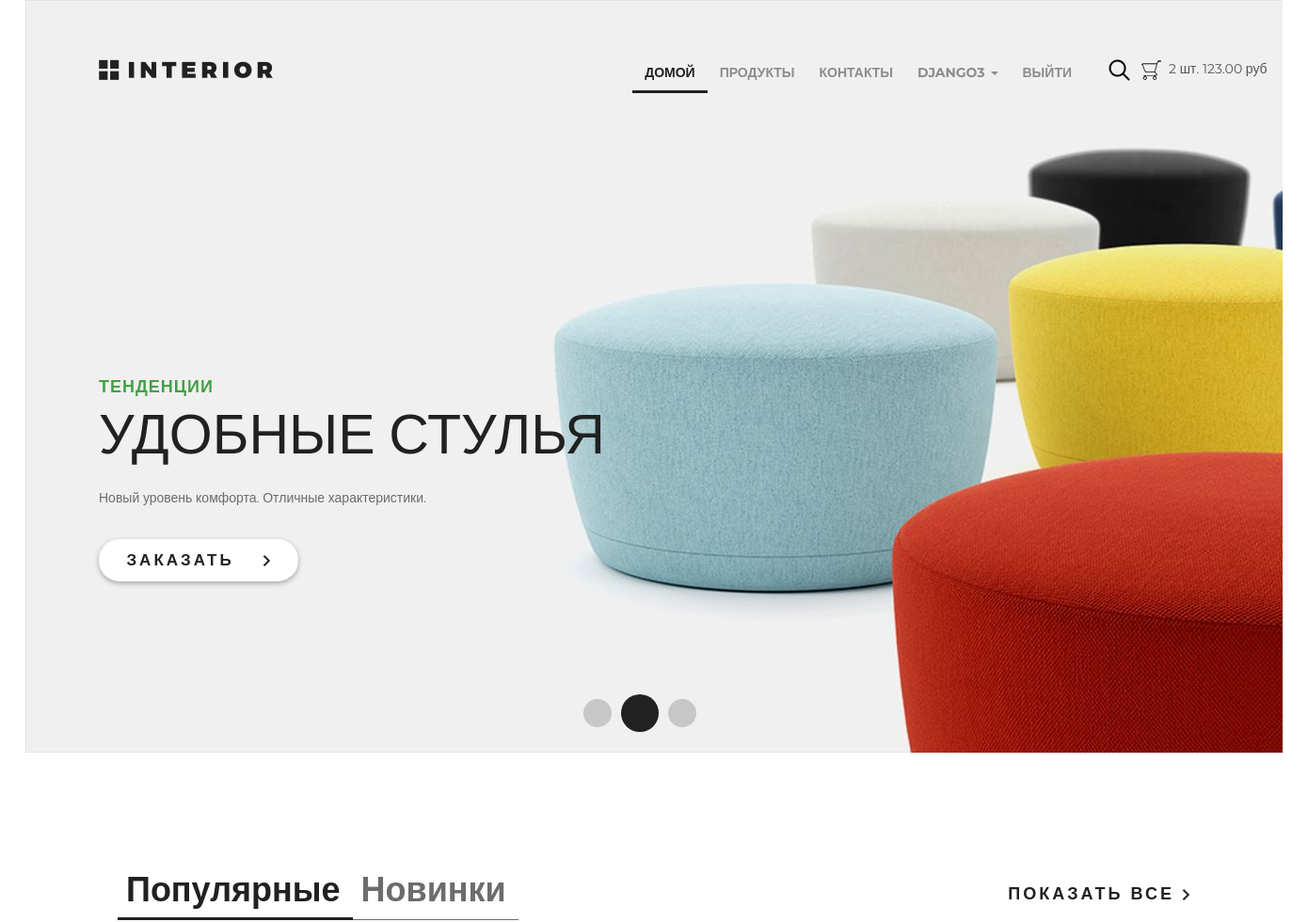
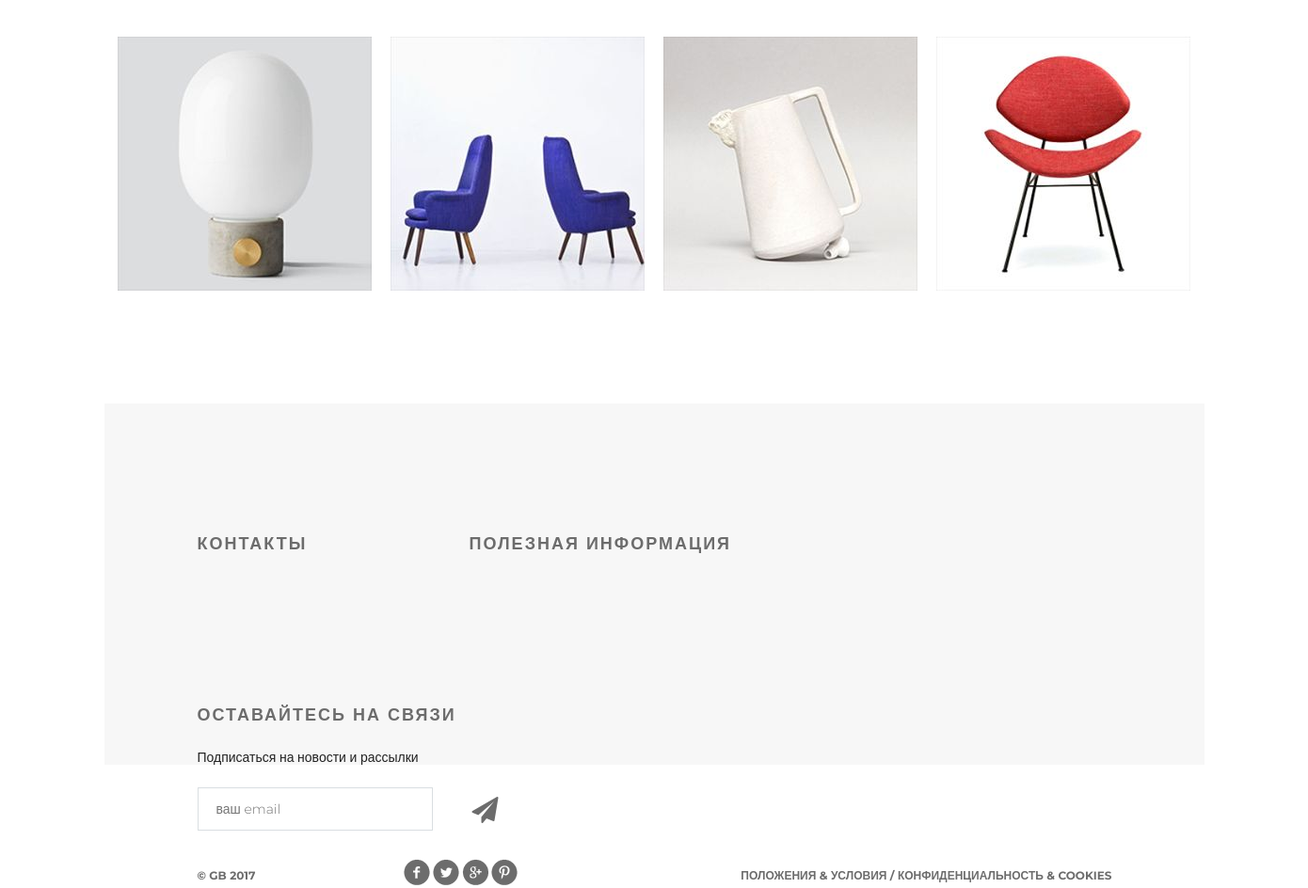
/ (signed in), run on the app's committed database (2 pictures, top to bottom).
### authapp/models.py (models this page shows, shortened)
class ShopUser(AbstractUser):
    avatar = models.ImageField(upload_to='users_avatars', blank=True)
    url_avatar = models.CharField(max_length=128, blank=True, null=True)
    age = models.PositiveIntegerField(verbose_name='возраст', default=18)
    activation_key = models.CharField(max_length=128, blank=True, null=True)
    activation_key_expired = models.DateTimeField(blank=True, null=True)

### basketapp/models.py (models this page shows, shortened)
class Basket(models.Model):
    objects = BasketQuerySet.as_manager()
    user = models.ForeignKey(settings.AUTH_USER_MODEL, on_delete=models.CASCADE, related_name='basket')
    product = models.ForeignKey(Products, on_delete=models.CASCADE)
    quantity = models.PositiveSmallIntegerField(verbose_name='количество', default=0)
    created_at = models.DateTimeField(verbose_name="время добавления", auto_now_add=True)
    @property
    def product_cost(self):
        return self.product.price * self.quantity
    @property
    def total_quantity(self):
        _items = Basket.objects.filter(user=self.user)
        _total_quantity = sum(list(map(lambda x: x.quantity, _items)))
        return _total_quantity
    @property
    def total_cost(self):
        _items = Basket.objects.filter(user=self.user)
        _total_cost = sum(list(map(lambda x: x.product_cost, _items)))
        return _total_cost

### mainapp/models.py (models this page shows, shortened)
class Products(models.Model):
    category = models.ForeignKey(Products_categories, on_delete=models.CASCADE)
    name = models.CharField(verbose_name='название', max_length=128)
    image = models.ImageField(upload_to='products', blank=True)
    short_desc = models.CharField(verbose_name='краткое описание', max_length=128, blank=True)
    description = models.TextField(verbose_name='описание', blank=True)
    price = models.DecimalField(verbose_name='цена продукта', max_digits=8, decimal_places=2, default=0)
    quantity = models.PositiveIntegerField(verbose_name='колличество товара', default=0)
    is_active = models.BooleanField(verbose_name='активна', default=True)

### mainapp/views.py (the view)
# urls.py: path('', mainapp.main, name='main'),
def main(request):
    content = {
        'title': 'Магазин',
        'products': Products.objects.all()[:4],
    }
    return render(request, 'mainapp/index.html', context=content)

### mainapp/context_processors.py (called while the page is built)
def basket(request):
    basket = []
    if request.user.is_authenticated:
        basket = Basket.objects.filter(user=request.user)
    return {
        'basket': basket,
    }

### mainapp/templates/mainapp/index.html (shortened to what this page needs)
{% extends 'mainapp/base.html' %}
{% load static %}
{% block menu %}
<div class="slider">
    {% include "mainapp/includes/inc_menu.html" %}
    <div class="text-slider">
        <h3 class="green">тенденции</h3>
        <h3 class="big"> удобные стулья</h3>
        <p>Новый уровень комфорта. Отличные характеристики.</p>
        <a href="#" class="button-order">заказать <img src="{% static 'img/arrow.png' %}" alt=""></a>
    </div>
    <div class="navi">
        <a href="#"></a><a href="#"></a><a href="#"></a>
    </div>
</div>
{% endblock %}
{% block content %}
<div class="featured">
    <div class="featured-menu">
        <a class="active" href="#">Популярные</a><a href="#">Новинки</a>
    </div>
    <a class="explore" href="#">показать все <img src="{% static 'img/arrow.png' %}" alt=""></a>
    <div class="clearfix">
    </div>
    <div class="tab-content">
        {% for product in products %}
        <div class="block">
            <a href="{% url 'products:product' pk=product.pk %}"><img class="block-img" src="media/{{product.image}}" alt="">
            </a>
        </div>
        {% endfor %}
    </div>
</div>
<div class="clr"></div>
{% endblock %}

### mainapp/templates/mainapp/includes/inc_menu.html (shortened to what this page needs)
<div class="header clearfix">
    <a href="{% url 'main' %}" class="logo"></a>
    <ul class="menu">
        <li>
            <a href="{% url 'main' %}"
               {% if request.resolver_match.url_name == "main" %} class="active" {%endif%}>
                домой
            </a>
        </li>
        <li>
            <a href="{% url 'products:products' %}"
               {% if request.resolver_match.namespace == 'products' %} class="active" {%endif%}>
                продукты
            </a>
        </li>
        <li>
            <a href="{% url 'contacts' %}"
               {%if request.resolver_match.url_name == "contacts" %} class="active" {%endif%}>
                контакты
            </a>
        </li>
        {% if user.is_authenticated %}
            <li>
                <div class="dropdown">
                    <a class="dropdown-toggle" href="" data-toggle="dropdown">
                        {{ user.first_name|default:'СуперПользователь' }}
                        <span class="caret"></span>
                    </a>
                </div>
            <li><a href="{% url 'auth:logout' %}">Выйти</a></li>
        {% else %}
            <li><a href="{% url 'auth:register' %}">Регистрация</a></li>
            <li><a href="{% url 'auth:login' %}">Войти</a></li>
        {% endif %}
    </ul>
    <a href="#" class="search"></a>
    <a href="{% url 'basket:view' %}" class="basket">
        {% if basket %}
           <span>
               {{ basket.0.total_quantity }} шт.
               {{ basket.0.total_cost }} руб
           </span>
        {% endif %}
    </a>
</div>

### static/css/style.css (style rules this page uses)
* { margin: 0; padding: 0; }
body { font-family: 'Montserrat', sans-serif; }
html, body { height: 100%; }
.clr { height: 384px; }
.slider { height: 800px; background-image: url(/static/img/slider.jpg); padding-left: 78px; padding-right: 211px; position: relative; }
.logo { background-image: url(/static/img/logo.png); margin-top: 63px; width: 185px; height: 22px; float: left; }
.menu { list-style-type: none; margin-top: 67px; float: right; }
.menu li { float: left; }
.menu a { color: #8c8c8c; font-size: 14px; font-weight: 700; text-align: right; text-transform: uppercase; text-decoration: none; padding: 10px 13px; }
.menu .active { color: #212121; font-weight: 700; border-bottom: 3px solid #212121; }
.search { display: block; width: 23px; height: 23px; background-image: url(/static/img/search.png); position: absolute; top: 63px; left: 1151px; }
.basket { display: block; width: 23px; height: 23px; background-image: url(/static/img/basket.png); position: absolute; top: 63px; left: 1185px; text-decoration: none; color: #555; }
.basket span { display: block; margin-left: 30px; width: 150px; }
.clearfix:after { content: ""; display: block; clear: both; }
.text-slider { margin-top: 288px; position: absolute; }
.text-slider p { color: #6c6c6c; font-size: 14px; text-align: left; width: 458px; line-height: 24px; }
.button-order { background-color: #ffffff; box-shadow: 0px 2px 4.85px 0.15px rgba(33, 33, 33, 0.35); width: 212px; height: 45px; display: block; text-transform: uppercase; text-align: center; border-radius: 22px; text-decoration: none; color: #212121; font-size: 17px; font-weight: 700; line-height: 45px; margin-top: 32px; letter-spacing: 3px; }
.button-order img { padding-left: 22px; }
.green { text-transform: uppercase; color: #43a047; font-size: 18px; font-weight: 700; text-align: left; margin-bottom: 22px; line-height: 13px; letter-spacing: 1px; }
.big { color: #212121; font-size: 59px; line-height: 43px; text-transform: uppercase; font-weight: 100; margin-bottom: 34px; }
.navi { position: absolute; bottom: 22px; right: 618px; display: flex; width: 130px; height: 40px; justify-content: space-between; align-items: center; }
.navi a { display: block; width: 30px; height: 30px; border-radius: 50%; background-color: rgba(33, 33, 33, 0.2); float: left; margin: 0px 5px; }
.navi a:nth-child(2) { display: block; width: 40px; height: 40px; border-radius: 50%; background-color: #212121; float: left; margin: 0px; }
.featured { padding-left: 98px; padding-right: 98px; }
.featured-menu { margin-top: 120px; width: 300px; height: 49px; float: left; }
.featured-menu a { color: #6c6c6c; font-size: 36px; font-weight: 700; text-align: left; text-decoration: none; border-bottom: 1px solid #6c6c6c; padding-bottom: 10px; padding-right: 13px; padding-left: 9px; }
.featured-menu .active { font-size: 36px; font-weight: 700; text-align: left; color: #212121; border-bottom: 3px solid #212121; padding-bottom: 8px; }
.explore { text-transform: uppercase; color: #212121; font-size: 18px; font-weight: 700; line-height: 24px; text-align: center; float: right; margin-top: 138px; letter-spacing: 3px; text-decoration: none; }
.tab-content { margin-top: 50px; display: flex; justify-content: space-between; margin-bottom: 120px; }
.tab-content .block { height: 270px; width: 270px; position: relative; }

### data on the page
ShopUser: first_name "DJANGO3"
Basket: user+quantity "2", user+product+quantity "123.00"
Products: image (picture)
Products: image (picture)
Products: image (picture)
Products: image (picture)
